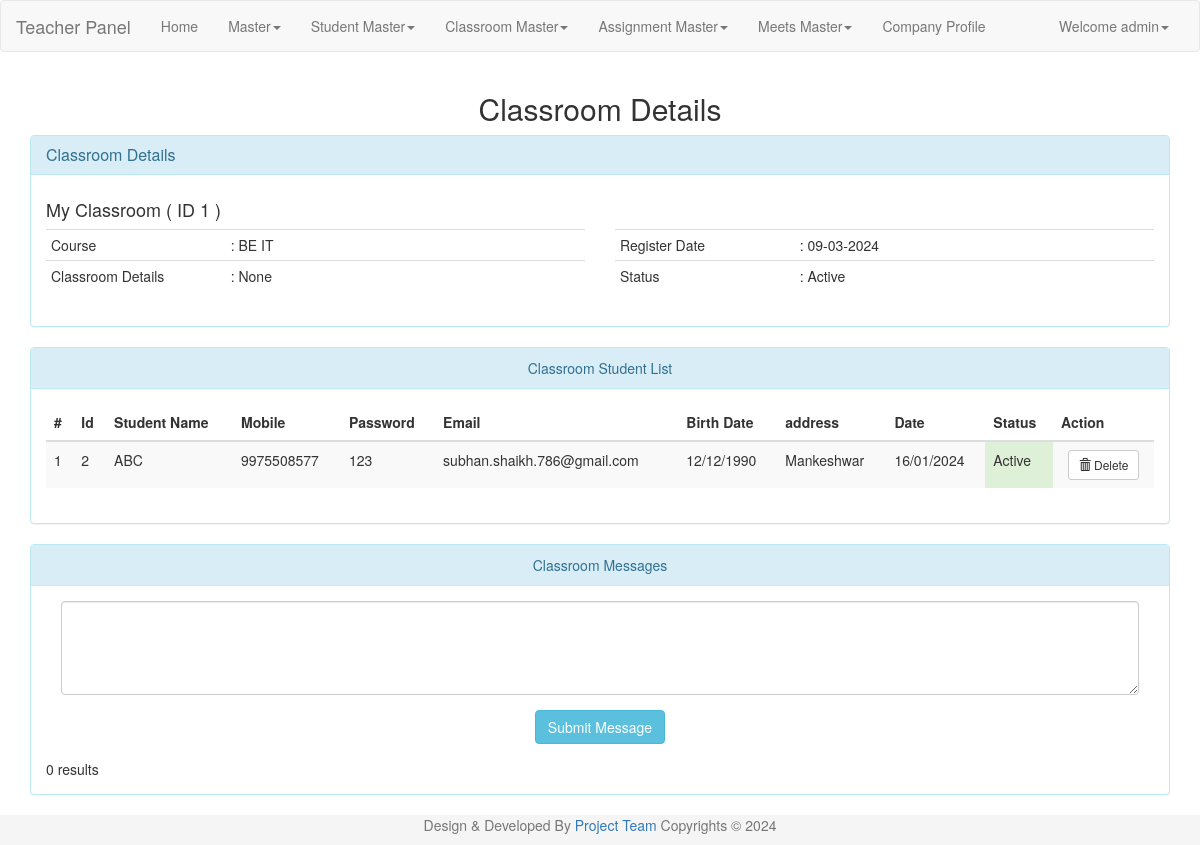
Screenshot of /zel_admin/view_classroom.php?cr_id=1 (signed in) with the database file from the repository.
### tables this page shows
CREATE TABLE `user` (
  `uid` int(9) NOT NULL,
  `uname` varchar(45) NOT NULL,
  `pass` varchar(20) NOT NULL,
  `uregdate` datetime NOT NULL,
  `utype` int(9) NOT NULL,
  `ustatus` tinyint(1) NOT NULL
);

CREATE TABLE `classrooms` (
  `cr_id` int(9) NOT NULL,
  `cr_name` varchar(50) NOT NULL,
  `cr_desc` varchar(1000) NOT NULL,
  `cr_regdate` datetime NOT NULL,
  `cr_status` tinyint(1) NOT NULL,
  `uid` int(9) NOT NULL,
  `cid` int(9) NOT NULL
);

CREATE TABLE `course` (
  `cid` int(9) NOT NULL,
  `c_name` varchar(45) NOT NULL,
  `regdate` date NOT NULL,
  `status` tinyint(1) NOT NULL,
  `uid` int(9) NOT NULL
);

CREATE TABLE `classroom_student` (
  `cr_st_id` int(9) NOT NULL,
  `cr_id` int(9) NOT NULL,
  `euid` int(9) NOT NULL,
  `cr_st_status` tinyint(1) NOT NULL,
  `cr_st_date` date NOT NULL,
  `uid` int(9) NOT NULL
);

CREATE TABLE `end_user` (
  `euid` int(9) NOT NULL,
  `euname` varchar(30) NOT NULL,
  `eumob` varchar(10) NOT NULL,
  `eupass` varchar(50) NOT NULL,
  `altmob` varchar(10) NOT NULL,
  `gender` varchar(10) NOT NULL,
  `email` varchar(500) NOT NULL,
  `bdate` date NOT NULL,
  `address` varchar(250) NOT NULL,
  `cid` int(9) NOT NULL,
  `euregdate` date NOT NULL,
  `status` tinyint(4) NOT NULL
);

### zel_admin/lock.php (called while the page is built, shortened)
<?php
include('conn.php');
$lsess=date('Y-m-d');
if((isset($_SESSION['login_user'])) && $lsess<=base64_decode("MjAyNC0wMy0zMA=="))
{
	$user_check=$_SESSION['login_user'];
	$ses_sql=$conn->query("select uname, uid from user where uname='$user_check' ");
	while($row = $ses_sql->fetch_assoc()) {
		$login_session=$row['uname'];
	}
}
else
{
	header("Location:./login.php");
}
?>

### zel_admin/view_classroom.php (the view, shortened to what this page needs)
<?php
include('conn.php');
include('lock.php');
if (isset($_GET['cr_id'])) {
	$cr_id=$_GET['cr_id'];
	$sql1="SELECT * FROM classrooms cr, course c WHERE c.cid = cr.cid AND cr.cr_id=$cr_id";
	$result = $conn->query($sql1);
	if ($result->num_rows > 0){
		while($row = $result->fetch_assoc()) {
			$cr_id = $row["cr_id"];
			$cr_name = $row["cr_name"];
			$c_name = $row["c_name"];
			$cr_desc = $row["cr_desc"];
			$cr_status = $row["cr_status"];
			$cr_regdate= $row["cr_regdate"];
		}
	}
	else
	{
		$error='<b>'.$cr_id.'</b>'." "."Classroom Id Is Not Exist!";
		$show="display:show;";
		$alert="alert alert-danger";
	}
}
?>
<!DOCTYPE html>
<html lang="en">
<head>
  <link rel="stylesheet" href="./resources/bootstrap-3.3.6-dist/css/bootstrap.min.css">
</head>
<body id="addcutomer">
<?php
include('./header.php');
?>
  <div class="container">
    <div class="row">
      <div class="col-lg-12 col-md-12">
        <h2 align="center" class="page-title remove-top-padding">Classroom Details </h2>
         <div class="row">
		<div class="col-sm-8 col-md-12 col-lg-12">
            <div class="panel panel-info light-pink">
              <div class="panel-heading action-box">
                <div class="panel-caption">
                  <h3 class="panel-title"> Classroom Details <a style="display:none;" class="pull-right" align="right" href="#" onclick=printbill(); >Print</a></h3>
                </div>
              </div>
              <div class="panel-body">
                <div class="row">
                  <div class="col-md-12 col-lg-12">
                    <h4><?php echo $cr_name." ( ID ". $cr_id." )"; ?></h4>
                    <div class="row">
                      <div class="col-lg-6">
                        <table class="table table-condensed table-user-information">
                          <tbody>
						   <tr>
                              <td class="col-xs-4 col-sm-4">Course </td>
                              <td ><span>:</span> <?php echo $c_name; ?>  </td>
                            </tr>
                            <tr>
                              <td class="col-xs-4 col-sm-4">Classroom Details</td>
                              <td><span>:</span>  <?php echo $cr_desc; ?></td>
                            </tr>
                          </tbody>
                        </table>
                      </div>
                      <div class="col-lg-6">
                        <table class="table table-condensed table-user-information">
                          <tbody>
							<tr>
                              <td class="col-xs-4 col-sm-4">Register Date</td>
                              <td><span>:</span>  <?php echo date('d-m-Y', strtotime($cr_regdate)); ?></td>
                            </tr>
                            <tr>
                              <td class="col-xs-4 col-sm-4">Status</td>
                              <?php
							  if($cr_status==1){echo "<td><span>:</span> Active</td>";}
							   else if ($cr_status==2){echo "<td><span>:</span> Suspended</td>";}
							   else if ($cr_status==0){echo "<td><span>:</span> Deleted</td>";}
							   else {echo "<td><span>:</span> None</td>";}
								?>
                            </tr>
                          </tbody>
                        </table>
                      </div>
                    </div>
                  </div>
                </div>
			 </div>
            </div>
	<div class="panel panel-info">
      <div class="panel-heading" align="center">Classroom Student List</div>
      <div class="panel-body">
        <div class='table-responsive'>
      <?php
      $sql = "SELECT * FROM end_user e, classroom_student cs WHERE e.euid=cs.euid AND cs.cr_id=$cr_id AND cr_st_status = 1 ORDER BY e.euid DESC";
      $result = $conn->query($sql);
      if ($result->num_rows > 0) {
          echo "<table class='table table-striped'>
          <thead>
            <tr>
              <th>#</th>
              <th>Id</th>
			  <th>Student Name </th>
              <th>Mobile </th>
              <th>Password </th>
              <th>Email </th>
              <th>Birth Date </th>
			  <th>address</th>
			  <th>Date </th>
			  <th>Status </th>
			  <th>Action</th>
           </tr>
          </thead>
          <tbody>";
		  $count=0;
          while($row = $result->fetch_assoc()) {
			  $count++;
           echo"<tr>";
			echo "<td>".$count."</td>";
			echo "<td>".$row['euid']."</td>";
              echo "<td>".$row['euname']."</td>";
              echo "<td>".$row['eumob']."</td>";
              echo "<td>".$row['eupass']."</td>";
              echo "<td>".$row['email']."</td>";
              echo "<td>".date( 'd/m/Y', strtotime($row['bdate']))."</td>";
              echo "<td>".$row['address']."</td>";
			   echo "<td>".date( 'd/m/Y', strtotime($row['euregdate']))."</td>";
			   if($row['status']==1){echo "<td class='success'>Active</td>";}
			   else if ($row['status']==2){echo "<td class='warning'>Pending</td>";}
			   else if($row['status']==3){echo "<td class='danger'>Rejected</td>";}
			   else {echo "<td class='primary'>None</td>";}
			echo"<td class='text-center'>
			<button type='submit' class='btn btn-default btn-sm' onclick='delete_allotment(".$row['cr_st_id'].")' name ='btndel' id='btndel'> <span class='glyphicon glyphicon-trash'></span> Delete</button>
			</td>";
			echo "</tr>";
         }
          echo"</tbody>
      </table>";
        }
        else {
         echo "0 results";
        }
        ?>
      </div>
      </div>
</div>
	<div class="panel panel-info">
      <div class="panel-heading" align="center">Classroom Messages</div>
      <div class="panel-body">
        <div class='table-responsive'>
		<div class="col-md-12" >
			<form class="form" name="chat" id="chat" role="form" method="post" action="">
				<div class="form-group">
				<textarea class="form-control" rows="4" id="comment" name= "comment" placeholder="" ></textarea>
				</div>
				<div class="form-group" align="center">
				<button type="submit" class="btn btn-info" id ="submitcumment" name="submitcumment">Submit Message</button>
				</div>
				</form>
			</div>
      <?php
      $sql_chat="SELECT c.chat_id, c.chat_desc, e.euname, c.chat_date, c.chat_status FROM chat c, end_user e WHERE e.euid=c.euid AND c.chat_status!=0 AND c.cr_id=$cr_id ORDER BY chat_id desc;";
      $result = $conn->query($sql_chat);
      if ($result->num_rows > 0) {
          echo "<table class='table table-striped'>
          <thead>
            <tr>
              <th>#</th>
              <th>Id</th>
			  <th>Date </th>
			  <th>Name </th>
              <th>Message Description </th>
           </tr>
          </thead>
          <tbody>";
		  $count=0;
          while($row = $result->fetch_assoc()) {
			  $count++;
			echo"<tr>";
				echo "<td>".$count."</td>";
				echo "<td>".$row['chat_id']."</td>";
				echo "<td>".date( 'd/m/Y', strtotime($row['chat_date']))."</td>";
				if($row['chat_status'] == 1){
				echo "<td>".$row['euname']."</td>";
				}
				if($row['chat_status'] == 2){
				echo "<td style='color:red;'>Teacher</td>";
				}
				echo "<td>".$row['chat_desc']."</td>";
			echo "</tr>";
         }
          echo"</tbody>
      </table>";
        }
        else {
         echo "0 results";
        }
        ?>
      </div>
      </div>
</div>
          </div>
        </div>
        </div>
      </div>
    </div>
<?php
include('./footer.php');
?>
</body>
</html>

### zel_admin/header.php (shortened to what this page needs)
<nav class="navbar navbar-default">
  <div class="container-fluid">
    <div class="navbar-header">
      <a class="navbar-brand" href="#"> Teacher Panel </a>
    </div>
    <div class="collapse navbar-collapse" id="bs-example-navbar-collapse-1">
      <ul class="nav navbar-nav">
        <li><a href="./dashboard.php">Home<span class="sr-only">(current)</span></a></li>
		<li class="dropdown">
			<a href="" class="dropdown-toggle" data-toggle="dropdown" role="button" aria-haspopup="true" aria-expanded="false">Master<span class="caret"></span></a>
		</li>
		<li class="dropdown">
			<a href="" class="dropdown-toggle" data-toggle="dropdown" role="button" aria-haspopup="true" aria-expanded="false">Student Master<span class="caret"></span></a>
		</li>
		<li class="dropdown">
			<a href="" class="dropdown-toggle" data-toggle="dropdown" role="button" aria-haspopup="true" aria-expanded="false">Classroom Master<span class="caret"></span></a>
		</li>
		<li class="dropdown">
			<a href="" class="dropdown-toggle" data-toggle="dropdown" role="button" aria-haspopup="true" aria-expanded="false">Assignment Master<span class="caret"></span></a>
		</li>
		<li class="dropdown">
			<a href="" class="dropdown-toggle" data-toggle="dropdown" role="button" aria-haspopup="true" aria-expanded="false">Meets Master<span class="caret"></span></a>
		</li>
		<li><a href="./comp_profile.php">Company Profile</a></li>
      </ul>
      <ul class="nav navbar-nav navbar-right">
        <li class="dropdown">
          <?php if($login_session)
        {
            $status="Welcome ".$login_session;
        }
        else
        {
            $status="Welcome Guest";
            $url="./login.php";
            $status1="Login";
         }
          ?>
          <a href="" class="dropdown-toggle" data-toggle="dropdown" role="button" aria-haspopup="true" aria-expanded="false"><?php echo $status; ?><span class="caret"></span></a>
        </li>
      </ul>
    </div>
  </div>
</nav>

### rows the page displays
user: uname "Welcome admin"
classrooms: cr_name "My Classroom", cr_id "1", cid.c_name "BE IT", cr_desc "None", cr_regdate "09-03-2024"
classroom_student: euid "2", euid.euname "ABC", euid.eumob "9975508577", euid.eupass "123", euid.email "subhan.shaikh.786@gmail.com", euid.bdate "12/12/1990", euid.address "Mankeshwar", euid.euregdate "16/01/2024"
